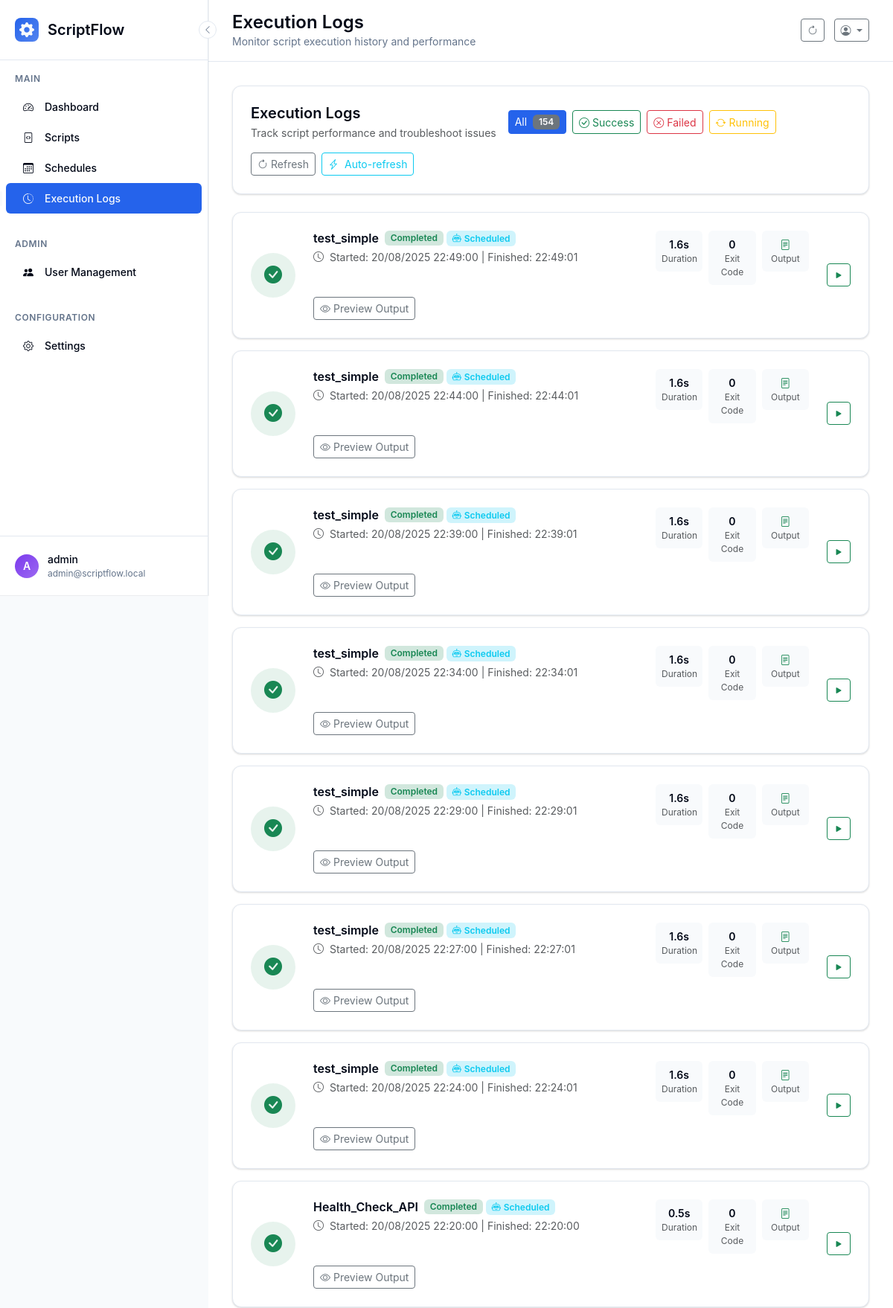
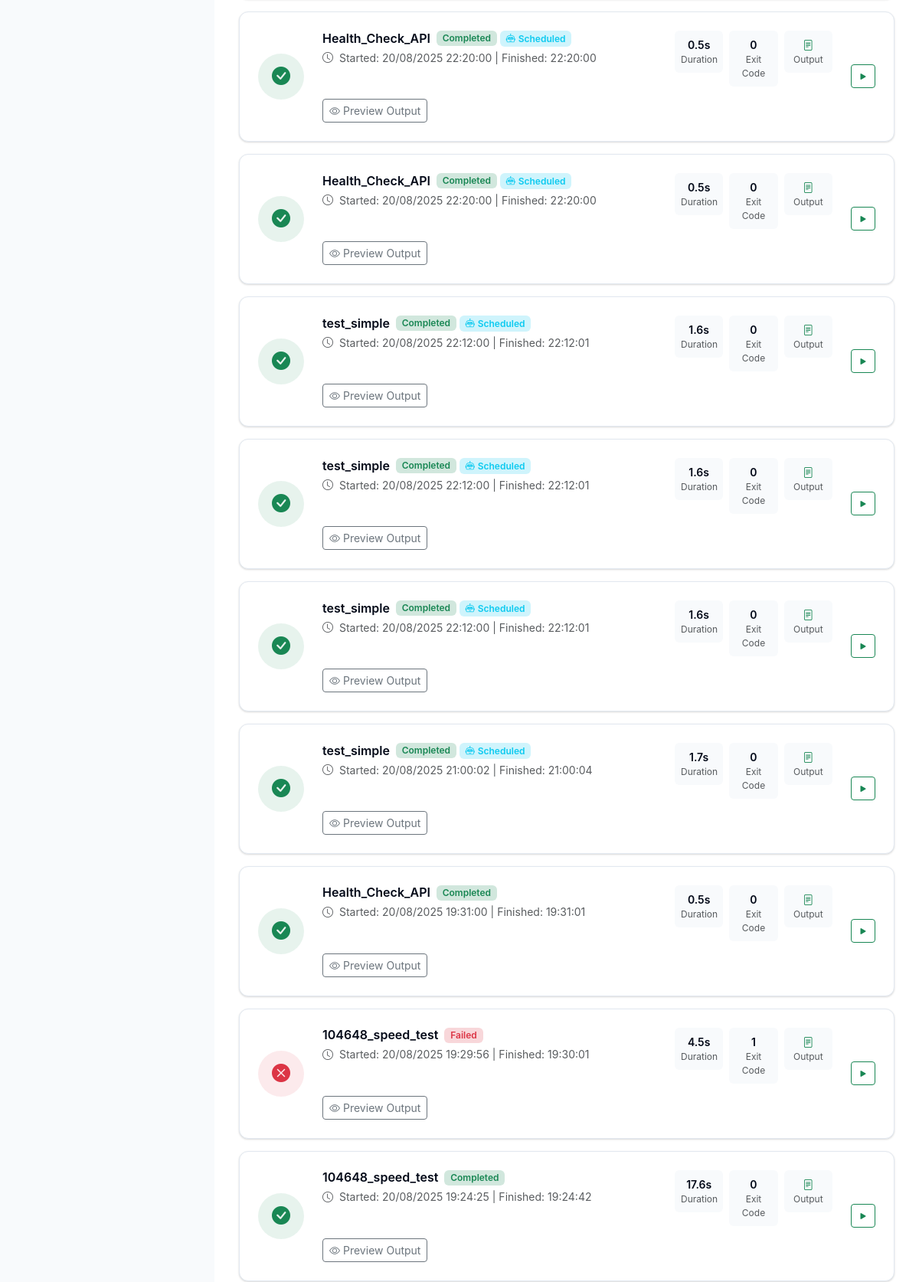
/logs?ui=v2 (signed in, upper part), run on the app's committed database (2 pictures, top to bottom).
### scriptflow.py (models this page shows, shortened)
class User(UserMixin, db.Model):
    __tablename__ = 'users'
    id = db.Column(db.Integer, primary_key=True)
    username = db.Column(db.String(80), unique=True, nullable=False)
    email = db.Column(db.String(120), unique=True, nullable=False)
    password_hash = db.Column(db.String(255), nullable=False)
    is_admin = db.Column(db.Boolean, default=False, nullable=False)
    can_view_all_data = db.Column(db.Boolean, default=False, nullable=False)
    created_at = db.Column(db.DateTime, default=datetime.now)
    last_login = db.Column(db.DateTime)

class Execution(db.Model):
    __tablename__ = 'executions'
    id = db.Column(db.Integer, primary_key=True)
    started_at = db.Column(db.DateTime, default=datetime.now, nullable=False)
    completed_at = db.Column(db.DateTime)
    status = db.Column(db.String(20), default='pending', nullable=False)  # pending, running, completed, failed, timeout
    exit_code = db.Column(db.Integer)
    stdout = db.Column(db.Text)
    stderr = db.Column(db.Text)
    duration_seconds = db.Column(db.Float)
    trigger_type = db.Column(db.String(20), default='manual', nullable=False)  # manual, scheduled, api
    script_id = db.Column(db.Integer, db.ForeignKey('scripts.id'), nullable=False)
    user_id = db.Column(db.Integer, db.ForeignKey('users.id'), nullable=False)
    script = db.relationship('Script', backref='executions')
    @property
    def formatted_duration(self):
        if not self.duration_seconds:
            return "N/A"
        if self.duration_seconds < 60:
            return f"{self.duration_seconds:.1f}s"
        else:
            minutes = int(self.duration_seconds // 60)
            seconds = int(self.duration_seconds % 60)
            return f"{minutes}m {seconds}s"
    @property
    def status_color(self):
        colors = {
            'pending': 'secondary',
            'running': 'running',  # Usar classe CSS personalizada com animação
            'completed': 'success',
            'failed': 'danger',
            'timeout': 'warning',
            'cancelled': 'danger'
        }
        return colors.get(self.status, 'secondary')

class Script(db.Model):
    __tablename__ = 'scripts'
    id = db.Column(db.Integer, primary_key=True)
    name = db.Column(db.String(100), nullable=False)
    description = db.Column(db.Text)
    filename = db.Column(db.String(255), nullable=False)
    file_path = db.Column(db.String(500), nullable=False)
    script_type = db.Column(db.String(10), nullable=False)  # 'py' or 'bat'
    file_size = db.Column(db.Integer)
    created_at = db.Column(db.DateTime, default=datetime.now)
    updated_at = db.Column(db.DateTime, default=datetime.now, onupdate=datetime.now)
    is_active = db.Column(db.Boolean, default=True)
    user_id = db.Column(db.Integer, db.ForeignKey('users.id'), nullable=False)

### scriptflow.py (the view)
@app.route('/logs')
@login_required
def logs():
    page = request.args.get('page', 1, type=int)
    executions_query = Execution.query.order_by(Execution.started_at.desc())
    executions_filtered = apply_user_data_filter(executions_query)
    executions = executions_filtered.paginate(page=page, per_page=20, error_out=False)
    return render_template(UIVersionManager.get_template_path('logs.html'), executions=executions)

### templates/v2/logs.html (shortened to what this page needs)
{% extends "v2/base.html" %}
{% block page_title %}Execution Logs{% endblock %}
{% block page_subtitle %}Monitor script execution history and performance{% endblock %}
{% block content %}
<div class="row mb-4">
    <div class="col-12">
        <div class="modern-card">
            <div class="d-flex justify-content-between align-items-center flex-wrap gap-3">
                <div class="d-flex align-items-center gap-3 flex-wrap">
                    <div>
                        <h5 class="mb-1 fw-semibold">Execution Logs</h5>
                        <p class="text-muted mb-0 small">Track script performance and troubleshoot issues</p>
                    </div>
                    <div class="d-flex gap-2">
                        <button class="btn btn-outline-secondary btn-sm filter-btn active" data-filter="all">
                            All <span class="badge bg-secondary ms-1">{{ executions.total }}</span>
                        </button>
                        <button class="btn btn-outline-success btn-sm filter-btn" data-filter="completed">
                            <i class="bi bi-check-circle me-1"></i>Success
                        </button>
                        <button class="btn btn-outline-danger btn-sm filter-btn" data-filter="failed">
                            <i class="bi bi-x-circle me-1"></i>Failed
                        </button>
                        <button class="btn btn-outline-warning btn-sm filter-btn" data-filter="running">
                            <i class="bi bi-arrow-repeat me-1"></i>Running
                        </button>
                    </div>
                </div>
                <div class="d-flex gap-2">
                    <button class="btn btn-outline-secondary btn-sm" onclick="refreshLogs()">
                        <i class="bi bi-arrow-clockwise me-1"></i>Refresh
                    </button>
                    <button class="btn btn-outline-info btn-sm" onclick="toggleAutoRefresh()">
                        <i class="bi bi-lightning-charge me-1"></i>
                        <span id="autoRefreshText">Auto-refresh</span>
                    </button>
                </div>
            </div>
        </div>
    </div>
</div>
{% if executions.items %}
<div class="row" id="executionsList">
    {% for execution in executions.items %}
    <div class="col-12 mb-3 execution-item" data-status="{{ execution.status }}">
        <div class="modern-card">
            <div class="row align-items-center">
                <div class="col-auto">
                    <div class="status-indicator bg-{{ execution.status_color }} bg-opacity-10 p-3 rounded-circle">
                        {% if execution.status == 'running' %}
                            <div class="spinner-border spinner-border-sm text-{{ execution.status_color }}" role="status"></div>
                        {% else %}
                            <i class="bi bi-{{ {'completed': 'check-circle-fill', 'failed': 'x-circle-fill', 'timeout': 'clock-fill', 'cancelled': 'stop-circle-fill'}.get(execution.status, 'circle-fill') }} text-{{ execution.status_color }} fs-4"></i>
                        {% endif %}
                    </div>
                </div>
                <div class="col">
                    <div class="row">
                        <div class="col-md-8">
                            <div class="d-flex align-items-center mb-1">
                                <h6 class="fw-semibold mb-0 me-2">
                                    {{ execution.script.name if execution.script else 'Unknown Script' }}
                                </h6>
                                <span class="badge bg-{{ execution.status_color }}-subtle text-{{ execution.status_color }}">
                                    {{ execution.status.title() }}
                                </span>
                                {% if execution.trigger_type != 'manual' %}
                                <span class="badge bg-info-subtle text-info ms-1">
                                    <i class="bi bi-robot me-1"></i>{{ execution.trigger_type.title() }}
                                </span>
                                {% endif %}
                            </div>
                            <div class="text-muted small mb-2">
                                <i class="bi bi-clock me-1"></i>
                                Started: {{ execution.started_at.strftime('%d/%m/%Y %H:%M:%S') if execution.started_at else 'N/A' }}
                                {% if execution.completed_at %}
                                | Finished: {{ execution.completed_at.strftime('%H:%M:%S') }}
                                {% endif %}
                            </div>
                        </div>
                        <div class="col-md-4">
                            <div class="row g-2 text-center">
                                <div class="col-4">
                                    <div class="p-2 bg-light rounded">
                                        <div class="fw-semibold small">{{ execution.formatted_duration }}</div>
                                        <div class="text-muted" style="font-size: 0.75rem;">Duration</div>
                                    </div>
                                </div>
                                <div class="col-4">
                                    <div class="p-2 bg-light rounded">
                                        <div class="fw-semibold small">{{ execution.exit_code if execution.exit_code is not none else '--' }}</div>
                                        <div class="text-muted" style="font-size: 0.75rem;">Exit Code</div>
                                    </div>
                                </div>
                                <div class="col-4">
                                    <div class="p-2 bg-light rounded">
                                        <div class="fw-semibold small">
                                            {% if execution.stdout %}
                                                <i class="bi bi-file-text text-success"></i>
                                            {% elif execution.stderr %}
                                                <i class="bi bi-exclamation-triangle text-warning"></i>
                                            {% else %}
                                                <i class="bi bi-dash text-muted"></i>
                                            {% endif %}
                                        </div>
                                        <div class="text-muted" style="font-size: 0.75rem;">Output</div>
                                    </div>
                                </div>
                            </div>
                        </div>
                    </div>
                    {% if execution.stdout or execution.stderr %}
                    <div class="mt-3">
                        <button class="btn btn-outline-secondary btn-sm" onclick="toggleOutput('{{ execution.id }}')">
                            <i class="bi bi-eye me-1"></i>Preview Output
                        </button>
                    </div>
                    {% endif %}
                </div>
                <div class="col-auto">
                    <div class="d-flex flex-column gap-2">
                        {% if execution.status in ['pending', 'running'] %}
                        <button class="btn btn-outline-danger btn-sm" onclick="stopExecution('{{ execution.id }}')">
                            <i class="bi bi-stop-fill"></i>
                        </button>
                        {% else %}
                        <button class="btn btn-outline-success btn-sm" onclick="rerunScript('{{ execution.script_id if execution.script else '' }}')" title="Run script again">
                            <i class="bi bi-play-fill"></i>
                        </button>
                        {% endif %}
                    </div>
                </div>
            </div>
        </div>
    </div>
    {% endfor %}
</div>
{% endif %}
{% endblock %}

### templates/v2/base.html (shortened to what this page needs)
<!DOCTYPE html>
<html lang="en">
<head>
    <link href="https://cdn.jsdelivr.net/npm/bootstrap@5.3.2/dist/css/bootstrap.min.css" rel="stylesheet">
    <link href="https://cdn.jsdelivr.net/npm/bootstrap-icons@1.11.0/font/bootstrap-icons.css" rel="stylesheet">
</head>
<body>
    <aside class="modern-sidebar" id="sidebar">
        <button class="sidebar-toggle" onclick="toggleSidebar()">
            <i class="bi bi-chevron-left"></i>
        </button>
        <div class="sidebar-header">
            <div class="sidebar-logo">
                <i class="bi bi-gear-fill"></i>
            </div>
            <div class="sidebar-title">ScriptFlow</div>
        </div>
        <nav class="sidebar-nav">
            <div class="nav-section">
                <div class="nav-section-title">Main</div>
                <a href="{{ url_for('dashboard') }}" class="nav-item{% if request.endpoint == 'dashboard' %} active{% endif %}">
                    <div class="nav-icon">
                        <i class="bi bi-speedometer2"></i>
                    </div>
                    <span class="nav-text">Dashboard</span>
                </a>
                <a href="{{ url_for('scripts') }}" class="nav-item{% if request.endpoint in ['scripts', 'upload_script', 'edit_script', 'view_script'] %} active{% endif %}">
                    <div class="nav-icon">
                        <i class="bi bi-file-code"></i>
                    </div>
                    <span class="nav-text">Scripts</span>
                </a>
                <a href="{{ url_for('schedules') }}" class="nav-item{% if request.endpoint in ['schedules', 'create_schedule', 'edit_schedule'] %} active{% endif %}">
                    <div class="nav-icon">
                        <i class="bi bi-calendar3"></i>
                    </div>
                    <span class="nav-text">Schedules</span>
                </a>
                <a href="{{ url_for('logs') }}" class="nav-item{% if request.endpoint in ['logs', 'view_execution'] %} active{% endif %}">
                    <div class="nav-icon">
                        <i class="bi bi-clock-history"></i>
                    </div>
                    <span class="nav-text">Execution Logs</span>
                </a>
            </div>
            {% if current_user.is_admin %}
            <div class="nav-section">
                <div class="nav-section-title">Admin</div>
                <a href="{{ url_for('manage_users') }}" class="nav-item{% if request.endpoint in ['manage_users', 'create_user', 'edit_user'] %} active{% endif %}">
                    <div class="nav-icon">
                        <i class="bi bi-people-fill"></i>
                    </div>
                    <span class="nav-text">User Management</span>
                </a>
            </div>
            {% endif %}
            <div class="nav-section">
                <div class="nav-section-title">Configuration</div>
                <a href="{{ url_for('settings') }}" class="nav-item{% if request.endpoint in ['settings', 'python_settings', 'terminal'] %} active{% endif %}">
                    <div class="nav-icon">
                        <i class="bi bi-gear"></i>
                    </div>
                    <span class="nav-text">Settings</span>
                </a>
            </div>
        </nav>
        <div class="sidebar-user" onclick="toggleUserMenu()">
            <div class="user-avatar">
                {{ current_user.username[0].upper() if current_user.username else 'U' }}
            </div>
            <div class="user-info">
                <div class="user-name">{{ current_user.username }}</div>
                <div class="user-email">{{ current_user.email if current_user.email else 'admin' }}</div>
            </div>
        </div>
    </aside>
    <main class="main-content" id="mainContent">
        <header class="main-header">
            <div>
                <h1 class="page-title">{% block page_title %}Dashboard{% endblock %}</h1>
                <p class="page-subtitle">{% block page_subtitle %}Welcome to ScriptFlow{% endblock %}</p>
            </div>
            <div>
                <button class="btn btn-outline-secondary btn-sm me-2" onclick="location.reload()">
                    <i class="bi bi-arrow-clockwise"></i>
                </button>
                <div class="dropdown d-inline-block">
                    <button class="btn btn-outline-secondary btn-sm dropdown-toggle" type="button" data-bs-toggle="dropdown">
                        <i class="bi bi-person-circle"></i>
                    </button>
                </div>
            </div>
        </header>
        <div class="content-area">
            {% block content %}{% endblock %}
        </div>
    </main>
</body>
</html>

### data on the page
User: username "A", username "admin", email "admin@scriptflow.local"
Execution: script "test_simple", status "Completed", trigger_type "Scheduled", started_at "20/08/2025 22:49:00", completed_at "22:49:01", formatted_duration "1.6s", exit_code "0"
Execution: script "test_simple", status "Completed", trigger_type "Scheduled", started_at "20/08/2025 22:44:00", completed_at "22:44:01", formatted_duration "1.6s", exit_code "0"
Execution: script "test_simple", status "Completed", trigger_type "Scheduled", started_at "20/08/2025 22:39:00", completed_at "22:39:01", formatted_duration "1.6s", exit_code "0"
Execution: script "test_simple", status "Completed", trigger_type "Scheduled", started_at "20/08/2025 22:34:00", completed_at "22:34:01", formatted_duration "1.6s", exit_code "0"
Execution: script "test_simple", status "Completed", trigger_type "Scheduled", started_at "20/08/2025 22:29:00", completed_at "22:29:01", formatted_duration "1.6s", exit_code "0"
Execution: script "test_simple", status "Completed", trigger_type "Scheduled", started_at "20/08/2025 22:27:00", completed_at "22:27:01", formatted_duration "1.6s", exit_code "0"
Execution: script "test_simple", status "Completed", trigger_type "Scheduled", started_at "20/08/2025 22:24:00", completed_at "22:24:01", formatted_duration "1.6s", exit_code "0"
Execution: script "Health_Check_API", status "Completed", trigger_type "Scheduled", started_at "20/08/2025 22:20:00", completed_at "22:20:00", formatted_duration "0.5s", exit_code "0"
Execution: script "Health_Check_API", status "Completed", trigger_type "Scheduled", started_at "20/08/2025 22:20:00", completed_at "22:20:00", formatted_duration "0.5s", exit_code "0"
Execution: script "Health_Check_API", status "Completed", trigger_type "Scheduled", started_at "20/08/2025 22:20:00", completed_at "22:20:00", formatted_duration "0.5s", exit_code "0"
Execution: script "test_simple", status "Completed", trigger_type "Scheduled", started_at "20/08/2025 22:12:00", completed_at "22:12:01", formatted_duration "1.6s", exit_code "0"
Execution: script "test_simple", status "Completed", trigger_type "Scheduled", started_at "20/08/2025 22:12:00", completed_at "22:12:01", formatted_duration "1.6s", exit_code "0"
Execution: script "test_simple", status "Completed", trigger_type "Scheduled", started_at "20/08/2025 22:12:00", completed_at "22:12:01", formatted_duration "1.6s", exit_code "0"
Execution: script "test_simple", status "Completed", trigger_type "Scheduled", started_at "20/08/2025 21:00:02", completed_at "21:00:04", formatted_duration "1.7s", exit_code "0"
Execution: script "Health_Check_API", status "Completed", started_at "20/08/2025 19:31:00", completed_at "19:31:01", formatted_duration "0.5s", exit_code "0"
Execution: script "104648_speed_test", status "Failed", started_at "20/08/2025 19:29:56", completed_at "19:30:01", formatted_duration "4.5s", exit_code "1"
Execution: script "104648_speed_test", status "Completed", started_at "20/08/2025 19:24:25", completed_at "19:24:42", formatted_duration "17.6s", exit_code "0"

### other printed values
{{ executions.total }} "154"
